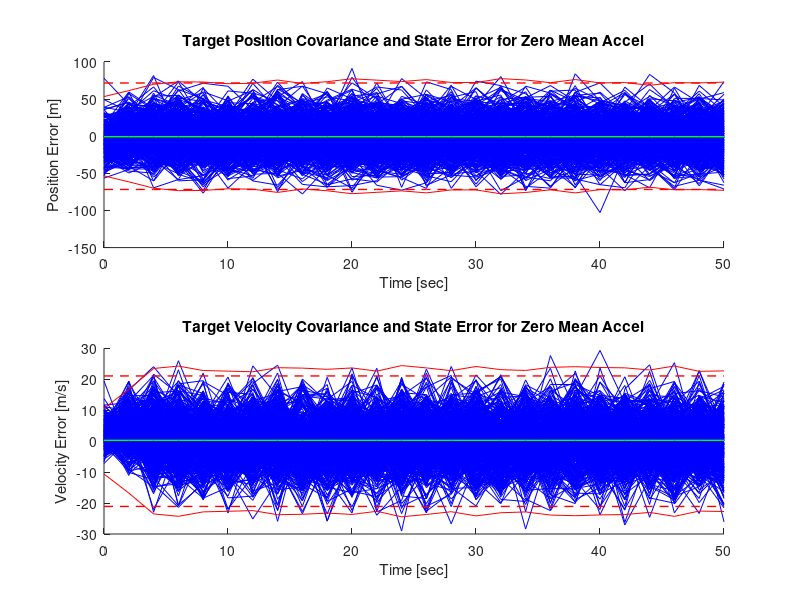

This chart was generated by the following MATLAB code:
% 2.0 ORSE Filter Zero Mean Acceleration

clc; clear all; close all;

runs = 500;                              % Monte Carlo run
dt = 2;                                 % Sample time
t = 0:dt:50;
H = [1 0];
G = [dt^2/2;dt];                        % Acceleration factor
Rtrue = 1000;                       
Wtrue = 9;
R = 0.94*Rtrue;                         % Filter measurement variance
W = 0.9*Wtrue;                          % Filter model error
phi = [1 dt;0 1];                       % Transition matrix
M = [1 1/dt;1/dt 2/(dt^2)]*R;           % State covariance (initial)                                    
lambda = sqrt(9);

% Position arrays for plotting
runErrorPos = zeros(1,runs);
graphErrorPos = zeros(1,length(t));
runstdPos = zeros(runs,length(t));
graphstdPos = zeros(1,length(t));

% Velocity arrays for plotting
runErrorVel = zeros(1,runs);
graphErrorVel = zeros(1,length(t));
runstdVel = zeros(runs,length(t)); 
graphstdVel = zeros(1,length(t));

for i = 1:runs
    
   a = (mvnrnd(0,sqrt(9),length(t)))';      % Generate samples
   p = 0;                                   % Set initial conditions
   v = 10;
   prior = [p;v];                           % Set initial prior assumption
   post = [];
   error = [];
   state = [p;v];
   D = [0;0];
   
   % ADD IN ACCELERATION TO KINEMATICS
   for k = 2:length(t)
     state(:,k) = phi*state(:,k-1)+G*a(k);	% Kinematics
   end
   
   r =(mvnrnd(0,Rtrue,length(t)))';         % mean=0, variance=sqrt(1000)
   
   for k = 1:length(t)
      meas(k) =  H*state(:,k)+r(k);         % Add noise to true
   end
   
   for k = 1:length(t)
       prior = phi*prior;                   % Calc next step prior
       res = meas(k)-H*prior;               % Calc residual
       M = phi*M*phi';                % Calc prior cov
       D = phi*D+[(0.5*dt^2);dt];
       S = M+D*lambda^2*D';
       K = S*H'*(H*S*H'+R)^-1;        % Calc gains
       M = (eye(2)-K*H)*M*(eye(2)-K*H)'+K*R*K';     % Calc post cov
       D = (eye(2)-K*H)*D;                  % update lag
       stdPos(i,k) = 3 * sqrt(M(1,1));      % Store position covariance
       stdVel(i,k) = 3 * sqrt(M(2,2));      % Store velocity covariance
       tempvar = prior+K*res;               % Calc post prediction
       post(:,k) = tempvar;                 % Store var
       prior = post(:,k);                   % Reset prior to be post
       error(:,k) = state(:,k)-post(:,k);	% Calc error vs true
   end
   
   % Position mean error algorithm
   runErrorPos(1,i) = mean(error(1,:));
   if (i == runs)
       meanErrorPos = mean(runErrorPos);
       for k = 1:length(t)
           graphErrorPos(1,k) = meanErrorPos;
       end
   end
   
	% Position standard deviation algorithm
    runstdPos(i,:) = error(1,:);
    if (i == runs)
        for k = 1:length(t)
            graphstdPos(1,k) = 3*std(runstdPos(:,k));
        end
    end
   
   % Velocity mean error algorithm
   runErrorVel(1,i) = mean(error(2,:));
   if (i == runs)
       meanErrorVel = mean(runErrorVel);
       for k = 1:length(t)
           graphErrorVel(1,k) = meanErrorVel;
       end
   end
   
   	% Velocity standard deviation algorithm
    runstdVel(i,:) = error(2,:);
    if (i == runs)
        for k = 1:length(t)
            graphstdVel(1,k) = 3*std(runstdVel(:,k));
        end
    end
   
   % Plot each position run
   figure(1)
   subplot(2,1,1)
   hold on;
   plot(t, error(1,:), 'blue');
   
   % Plot each velocity run
   subplot(2,1,2)
   hold on;
   plot(t, error(2,:), 'blue');
   
end

% Create lower bound of standard deviation
invstdPos = -1 * graphstdPos;
invstdVel = -1 * graphstdVel;

% Display mean error values
fprintf('The mean position error for 0 mean accel is: %f \n',meanErrorPos);
fprintf('The mean velocity error for 0 mean accel is: %f \n\n',meanErrorVel);

% Calculate filter 3 sigma error from last Monte Carlo run
sigPos = zeros(1,length(t));
sigVel = zeros(1,length(t));
for k = 1:length(t)
    sigPos(1,k) = 3*sqrt(M(1,1));
    sigVel(1,k) = 3*sqrt(M(2,2));
end
negSigPos = -1 * sigPos;
negSigVel = -1 * sigVel;
fprintf('The filter 3 sigma posiiton error for 0 mean accel is: %f \n',mean(sigPos));
fprintf('The filter 3 sigma velocity error for 0 mean accel is: %f \n',mean(sigVel));

% Position State Covariance Graph
subplot(2,1,1);
plot(t, graphErrorPos, 'green', 'LineWidth',1);
plot(t, graphstdPos, 'red');
plot(t, invstdPos, 'red');
plot(t, sigPos, '--red', 'LineWidth',1);
plot(t, negSigPos, '--red', 'LineWidth',1);
hold off;
xlabel('Time [sec]');
ylabel('Position Error [m]');
%ylim([-120 120]);
title('Target Position Covariance and State Error for Zero Mean Accel');

% Velocity State Covariance Graph
subplot(2,1,2);
plot(t, graphErrorVel, 'green', 'LineWidth',1);
plot(t, graphstdVel, 'red');
plot(t, invstdVel, 'red');
plot(t, sigVel, '--red', 'LineWidth',1);
plot(t, negSigVel, '--red', 'LineWidth',1);
hold off;
xlabel('Time [sec]');
ylabel('Velocity Error [m/s]');
%ylim([-30 30]);
title('Target Velocity Covariance and State Error for Zero Mean Accel');